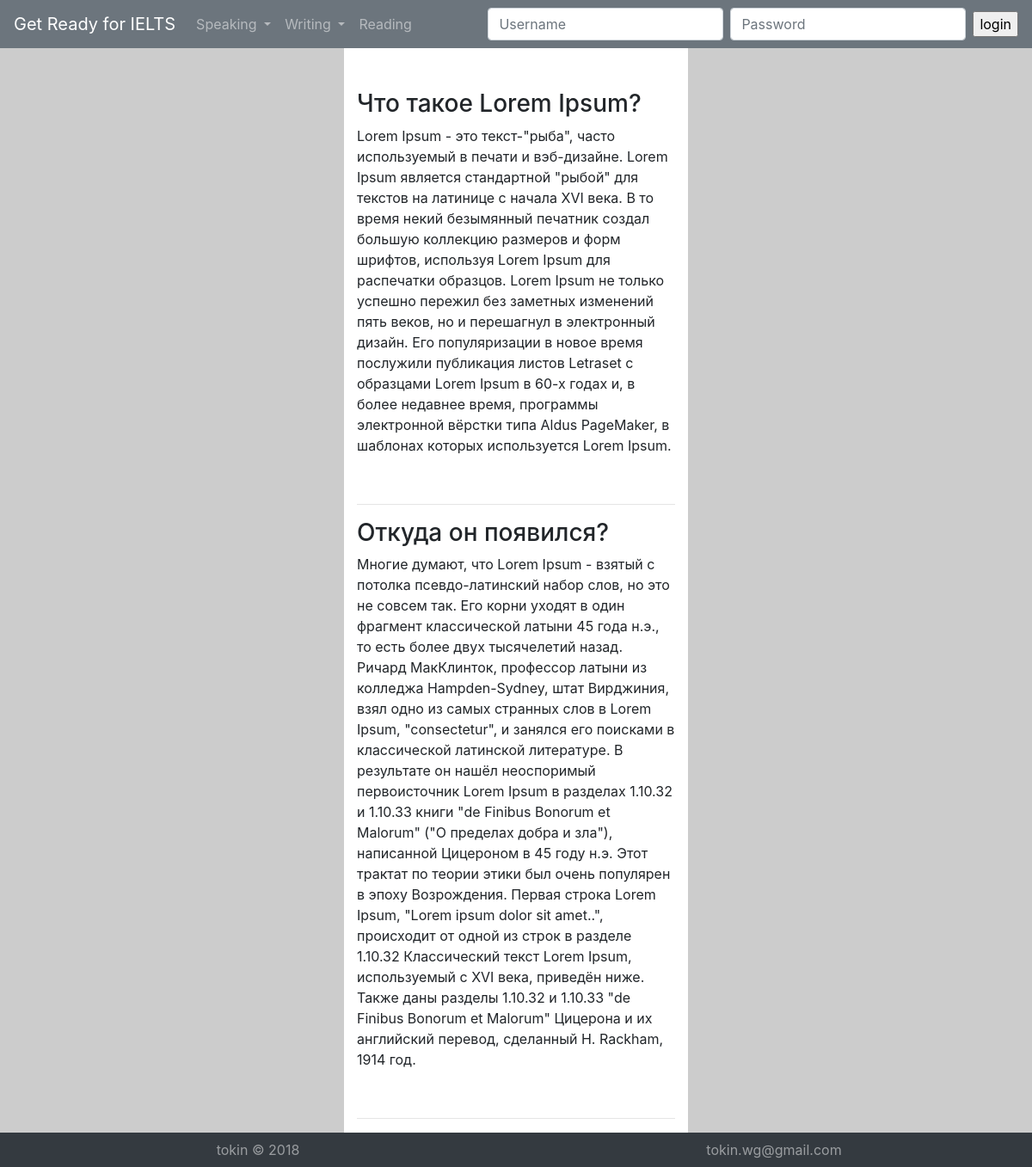
The page / on the database its author committed.
### ieltsapp/models.py (models this page shows, shortened)
class Articles(models.Model):
    article_title = models.CharField(max_length=50,default='')
    article_text = models.TextField()
    pub_date = models.DateTimeField('date published')

### ieltsapp/views.py (the view)
# urls.py: path('', views.index, name='index'),
def index(request):
    latest_articles_list = Articles.objects.order_by('-pub_date')[:5]
    context = {'latest_articles_list': latest_articles_list}
    return render(request, 'ieltsapp/index.html', context)

### ieltsapp/templates/ieltsapp/index.html
{% extends "base.html" %}
{% block content %}
<div class="container-fluid">
  <div class="row">
    <div class="col-sm asidesm">
    </div>
    <div class="col-sm"><br><br>
{% if latest_articles_list %}
    {% for article in latest_articles_list %}
        <h3>{{ article.article_title }}</h3>
        <p>{{ article.article_text }}</p>
        <br>
        <hr>
    {% endfor %}
{% else %}
    <p>No article are available.</p>
{% endif %}
    </div>
    <div class="col-sm asidesm">
    </div>
  </div>
</div>
{% endblock %}

### static/css/custom_style.css (style rules this page uses)
body, html { height:100% }

### speakp1app/templates/base.html (style rules this page uses)
.asidesm { background-color: #ccc; }

### rows shown on the page
Articles: article_title "Что такое Lorem Ipsum?", article_text "Lorem Ipsum - это текст-\"рыба\", часто используемый в печати и вэб-дизайне. Lorem Ipsum является стандартной \"рыбой\" для текстов на латинице с начала XVI века. В то время некий безымянный печатник создал большую коллекцию размеров и форм шрифтов, используя Lorem Ipsum для распечатки образцов. Lorem Ipsum не только успешно пережил без заметных изменений пять веков, но и перешагнул в электронный дизайн. Его популяризации в новое время послужили публикация листов Letraset с образцами Lorem Ipsum в 60-х годах и, в более недавнее время, программы электронной вёрстки типа Aldus PageMaker, в шаблонах которых используется Lorem Ipsum."
Articles: article_title "Откуда он появился?", article_text "Многие думают, что Lorem Ipsum - взятый с потолка псевдо-латинский набор слов, но это не совсем так. Его корни уходят в один фрагмент классической латыни 45 года н.э., то есть более двух тысячелетий назад. Ричард МакКлинток, профессор латыни из колледжа Hampden-Sydney, штат Вирджиния, взял одно из самых странных слов в Lorem Ipsum, \"consectetur\", и занялся его поисками в классической латинской литературе. В результате он нашёл неоспоримый первоисточник Lorem Ipsum в разделах 1.10.32 и 1.10.33 книги \"de Finibus Bonorum et Malorum\" (\"О пределах добра и зла\"), написанной Цицероном в 45 году н.э. Этот трактат по теории этики был очень популярен в эпоху Возрождения. Первая строка Lorem Ipsum,…"
